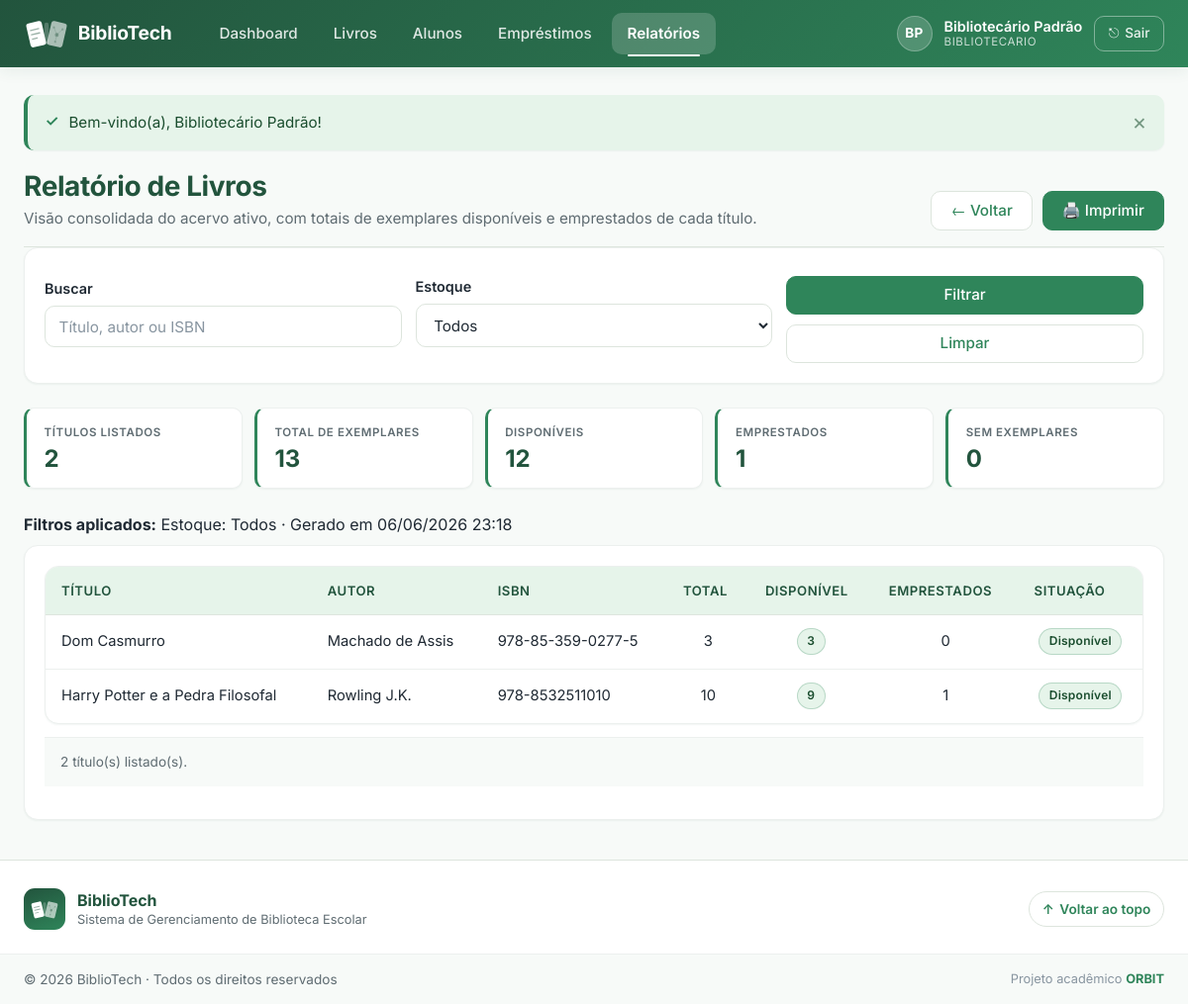
The app's page /relatorios/livros.php (signed in) with its own data.
### tables this page shows
CREATE TABLE IF NOT EXISTS livros (
    id                    INT           NOT NULL AUTO_INCREMENT,
    titulo                VARCHAR(200)  NOT NULL,
    autor                 VARCHAR(150)  NOT NULL,
    isbn                  VARCHAR(20)   DEFAULT NULL,  
    editora               VARCHAR(100)  DEFAULT NULL,
    ano_publicacao        YEAR          DEFAULT NULL,
    quantidade_total      INT           NOT NULL DEFAULT 1 CHECK (quantidade_total >= 0),
    quantidade_disponivel INT           NOT NULL DEFAULT 1 CHECK (quantidade_disponivel >= 0),
    ativo                 TINYINT(1)    NOT NULL DEFAULT 1,  
    criado_em             TIMESTAMP     NOT NULL DEFAULT CURRENT_TIMESTAMP,
    atualizado_em         TIMESTAMP     NOT NULL DEFAULT CURRENT_TIMESTAMP
                                        ON UPDATE CURRENT_TIMESTAMP,

    CONSTRAINT pk_livros PRIMARY KEY (id),

     
    CONSTRAINT chk_livros_qtd
        CHECK (quantidade_disponivel <= quantidade_total)
);

### relatorios/livros.php (the view, shortened to what this page needs)
<?php
require_once __DIR__ . '/../includes/conexao.php';
$estoque = trim((string) ($_GET['estoque'] ?? 'todos'));
$busca = trim((string) ($_GET['busca'] ?? ''));
$where  = ['l.ativo = 1'];
$params = [];
$clausula_where = 'WHERE ' . implode(' AND ', $where);
$livros = [];
try {
    $sql = "SELECT l.id,
                   l.titulo,
                   l.autor,
                   l.isbn,
                   l.quantidade_total,
                   l.quantidade_disponivel,
                   (l.quantidade_total - l.quantidade_disponivel) AS quantidade_emprestada
              FROM livros l
              $clausula_where
             ORDER BY l.titulo ASC";
    $stmt = $pdo->prepare($sql);
    $stmt->execute($params);
    $livros = $stmt->fetchAll();
} catch (PDOException $e) {
    error_log('[BiblioTech] relatorios/livros fetch: ' . $e->getMessage());
    flash('erro', 'Erro ao gerar o relatório de livros.');
}
$total_titulos       = count($livros);
$total_exemplares    = 0;
$total_disponiveis   = 0;
$total_emprestados   = 0;
$titulos_sem_estoque = 0;
foreach ($livros as $l) {
    $qt = (int) $l['quantidade_total'];
    $qd = (int) $l['quantidade_disponivel'];
    $total_exemplares  += $qt;
    $total_disponiveis += $qd;
    $total_emprestados += ($qt - $qd);
}
require_once __DIR__ . '/../includes/header.php';
require_once __DIR__ . '/../includes/navbar.php';
?>
<div class="pagina-cabecalho">
    <div class="pagina-cabecalho-texto">
        <h1 class="pagina-titulo">Relatório de Livros</h1>
        <p class="pagina-subtitulo">
            Visão consolidada do acervo ativo, com totais de exemplares
            disponíveis e emprestados de cada título.
        </p>
    </div>
    <div class="pagina-cabecalho-acoes">
        <a href="<?= e(BASE_URL) ?>/relatorios/index.php" class="btn btn-secundario">
            &larr; Voltar
        </a>
        <button type="button" class="btn btn-primario" onclick="window.print()">
            🖨️ Imprimir
        </button>
    </div>
</div>
<div class="card mb-4 nao-imprimir">
    <form method="GET"
          action="<?= e(BASE_URL) ?>/relatorios/livros.php"
          class="form-filtros">
        <div class="form-grupo">
            <label for="busca">Buscar</label>
            <input
                type="text"
                id="busca"
                name="busca"
                class="form-campo"
                placeholder="Título, autor ou ISBN"
                value="<?= e($busca) ?>"
                maxlength="150"
            >
        </div>
        <div class="form-grupo">
            <label for="estoque">Estoque</label>
            <select id="estoque" name="estoque" class="form-campo">
                <option value="todos"       <?= $estoque === 'todos'       ? 'selected' : '' ?>>Todos</option>
            </select>
        </div>
        <div class="form-grupo form-grupo-acoes">
            <button type="submit" class="btn btn-primario">Filtrar</button>
            <a href="<?= e(BASE_URL) ?>/relatorios/livros.php" class="btn btn-secundario">Limpar</a>
        </div>
    </form>
</div>
<div class="cards-indicadores mb-4">
    <div class="card card-indicador">
        <span class="indicador-rotulo">Títulos listados</span>
        <span class="indicador-valor"><?= (int) $total_titulos ?></span>
    </div>
    <div class="card card-indicador">
        <span class="indicador-rotulo">Total de exemplares</span>
        <span class="indicador-valor"><?= (int) $total_exemplares ?></span>
    </div>
    <div class="card card-indicador">
        <span class="indicador-rotulo">Disponíveis</span>
        <span class="indicador-valor"><?= (int) $total_disponiveis ?></span>
    </div>
    <div class="card card-indicador">
        <span class="indicador-rotulo">Emprestados</span>
        <span class="indicador-valor"><?= (int) $total_emprestados ?></span>
    </div>
    <div class="card card-indicador">
        <span class="indicador-rotulo">Sem exemplares</span>
        <span class="indicador-valor"><?= (int) $titulos_sem_estoque ?></span>
    </div>
</div>
<div class="relatorio-cabecalho mb-2">
    <strong>Filtros aplicados:</strong>
    Estoque: <?= e(ucfirst(str_replace('_', ' ', $estoque))) ?>
    · Gerado em <?= e(date('d/m/Y H:i')) ?>
</div>
<div class="card">
    <?php if (empty($livros)): ?>
        <p class="tabela-vazia">Nenhum livro encontrado com os filtros aplicados.</p>
    <?php else: ?>
        <div class="tabela-responsiva">
            <table class="tabela">
                <thead>
                    <tr>
                        <th>Título</th>
                        <th>Autor</th>
                        <th>ISBN</th>
                        <th class="text-centro">Total</th>
                        <th class="text-centro">Disponível</th>
                        <th class="text-centro">Emprestados</th>
                        <th class="text-centro">Situação</th>
                    </tr>
                </thead>
                <tbody>
                    <?php foreach ($livros as $livro): ?>
                        <?php
                            $qt = (int) $livro['quantidade_total'];
                            $qd = (int) $livro['quantidade_disponivel'];
                            $qe = (int) $livro['quantidade_emprestada'];
                            $sem_estoque = ($qd === 0);
                        ?>
                        <tr class="<?= $sem_estoque ? 'linha-alerta' : '' ?>">
                            <td data-label="Título"><?= e($livro['titulo']) ?></td>
                            <td data-label="Autor"><?= e($livro['autor']) ?></td>
                            <td data-label="ISBN"><?= e($livro['isbn'] ?? '—') ?></td>
                            <td data-label="Total" class="text-centro"><?= $qt ?></td>
                            <td data-label="Disponível" class="text-centro">
                                <?php if ($sem_estoque): ?>
                                    <span class="badge badge-erro"><?= $qd ?></span>
                                <?php else: ?>
                                    <span class="badge badge-sucesso"><?= $qd ?></span>
                                <?php endif; ?>
                            </td>
                            <td data-label="Emprestados" class="text-centro"><?= $qe ?></td>
                            <td data-label="Situação" class="text-centro">
                                <?php if ($sem_estoque): ?>
                                    <span class="badge badge-erro">Sem exemplares</span>
                                <?php else: ?>
                                    <span class="badge badge-sucesso">Disponível</span>
                                <?php endif; ?>
                            </td>
                        </tr>
                    <?php endforeach; ?>
                </tbody>
            </table>
        </div>
        <p class="tabela-rodape">
            <?= (int) $total_titulos ?> título(s) listado(s).
        </p>
    <?php endif; ?>
</div>
<?php require_once __DIR__ . '/../includes/footer.php'; ?>

### records on screen
livros: titulo "Dom Casmurro", autor "Machado de Assis", isbn "978-85-359-0277-5", quantidade_total "3", quantidade_disponivel "3", qe "0", shows "Disponível"
livros: titulo "Harry Potter e a Pedra Filosofal", autor "Rowling J.K.", isbn "978-8532511010", quantidade_total "10", quantidade_disponivel "9", qe "1", shows "Disponível"

### other values on screen
$iniciais "BP"
$_SESSION['usuario_nome'] "Bibliotecário Padrão"
$_SESSION['usuario_perfil'] "BIBLIOTECARIO"
$msg['mensagem'] "Bem-vindo(a), Bibliotecário Padrão!"
$total_titulos "2"
$total_exemplares "13"
$total_disponiveis "12"
$total_emprestados "1"
$titulos_sem_estoque "0"
str_replace('_', ' ', $estoque) "Todos"
